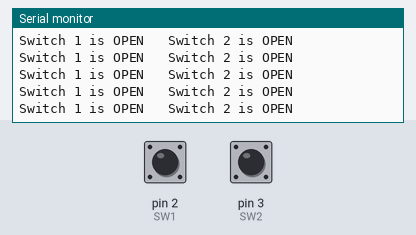
A sketch run on a simulated Arduino Nano, built with avr-gcc and run on an emulated ATmega328P. Parts: the last lines printed to the serial monitor. The inputs (shaded band) are chosen by the test bench; at power-on: pin 2 (SW1) HIGH, pin 3 (SW2) HIGH.

Above: at 1.2 s.
1.3 s: pin 2 (SW1) pulled LOW for 0.15 s
4.4 s: pin 3 (SW2) pulled LOW for 0.15 s
7.5 s: pin 2 (SW1) pulled LOW for 1 s
At 8.1 s:
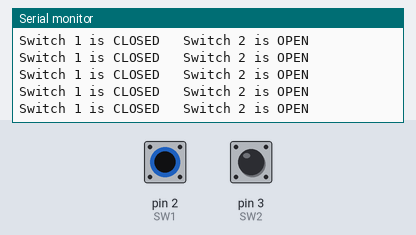
11.5 s: pin 3 (SW2) pulled LOW for 1 s
At 12.2 s:
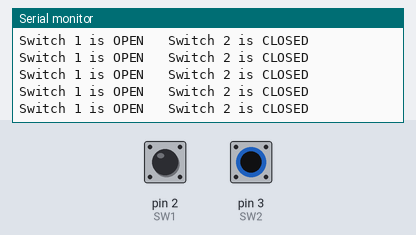

Measured:
- after the input at 7.5 s, the serial monitor: prints a new line after 0.08 s (image 1)
- after the input at 11.5 s, the serial monitor: prints a new line after 0.06 s (image 2)

The sketch:

rushi-nano-switches.ino
```cpp
// (licence header left out)
/*
 * ------------------------------------------------------------------------------------------------
 * Library files
 * ------------------------------------------------------------------------------------------------
 */

/*
 * ------------------------------------------------------------------------------------------------
 * Macros
 * ------------------------------------------------------------------------------------------------
 */

/*
 * ------------------------------------------------------------------------------------------------
 * Global declarations
 * ------------------------------------------------------------------------------------------------
 */
 int SW1=2;            // label pin 2 as SW1
 int SW2=3;            // label pin 3 as SW2

/*
 * ------------------------------------------------------------------------------------------------
 * Functions, ISRs
 * ------------------------------------------------------------------------------------------------
 */

/*
 * ------------------------------------------------------------------------------------------------
 * put your setup code here, to run once:
 * ------------------------------------------------------------------------------------------------
 */
 void setup() {
  pinMode(SW1,INPUT_PULLUP);  // set pin 2 as input pullup
  pinMode(SW2,INPUT_PULLUP);  // set pin 3 as input pullup
  Serial.begin(9600);         // set serial com at 9600bps
 }

/*
 * ------------------------------------------------------------------------------------------------
 * put your main code here, to run repeatedly:
 * ------------------------------------------------------------------------------------------------
 */
  void loop() {
    if(digitalRead(SW1)==1)                   // reads SW1 and checks its status
      Serial.print("Switch 1 is OPEN \t");
    else
      Serial.print("Switch 1 is CLOSED \t");

    if(digitalRead(SW2)==1)                   // reads SW2 and checks its status
      Serial.println("Switch 2 is OPEN");
    else
      Serial.println("Switch 2 is CLOSED");

    delay(1);                                 // delay for stability
 }
```
